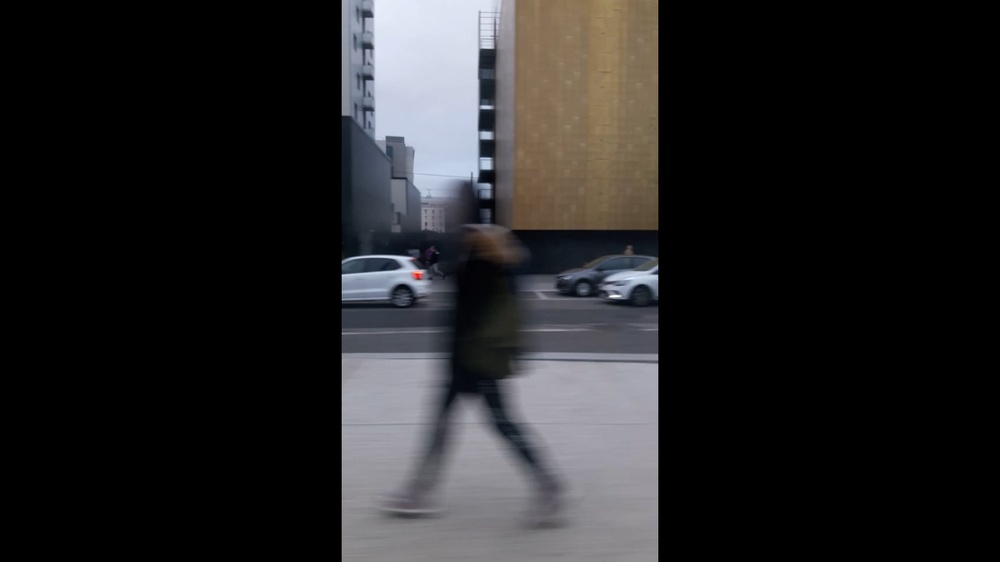
#> input picture Python_FrameFromVideo/Outputs/frame0.jpg, 1000 x 562 px, shrunk from 1920 x 1080 before the run
$ python Mosa.py
#> lines starting #> are read from the running program, lines starting #| are printed output that depends on the picture
from __future__ import print_function
import cv2
import numpy as np

MAX_FEATURES = 500
GOOD_MATCH_PERCENT = 0.15


def align_images(im1, im2):
    # Convert images to gray scale
    im1gray = cv2.cvtColor(im1, cv2.COLOR_BGR2GRAY)
    im2gray = cv2.cvtColor(im2, cv2.COLOR_BGR2GRAY)

    # Detect ORB features and compute descriptors.
    orb = cv2.ORB_create(MAX_FEATURES)
    kp1, descriptors1 = orb.detectAndCompute(im1gray, None)
    kp2, descriptors2 = orb.detectAndCompute(im2gray, None)

    # Match features.
    matcher = cv2.DescriptorMatcher_create(cv2.DESCRIPTOR_MATCHER_BRUTEFORCE_HAMMING)
    matches = matcher.match(descriptors1, descriptors2, None)

    # Sort matches by score
    matches.sort(key=lambda x: x.distance, reverse=False)

    # Remove not so good matches
    numGoodMatches = int(len(matches) * GOOD_MATCH_PERCENT)
    matches = matches[:numGoodMatches]

    # Draw top matches
    imMatches = cv2.drawMatches(im1, kp1, im2, kp2, matches, None)
    cv2.imwrite("Outputs/ResultMatches.jpg", imMatches)

    # Extract location of good matches
    points1 = np.zeros((len(matches), 2), dtype=np.float32)
    points2 = np.zeros((len(matches), 2), dtype=np.float32)

    for i, match in enumerate(matches):
        points1[i, :] = kp1[match.queryIdx].pt
        points2[i, :] = kp2[match.trainIdx].pt

    # Find homography
    h, mask = cv2.findHomography(points1, points2, cv2.RANSAC)

    # Use homography
    height, width, channels = im2.shape
    im1Reg = cv2.warpPerspective(im1, h, (width, height))

    return im1Reg, h


if __name__ == '__main__':
    # Read reference image
    refFilename = "Outputs/frame0.jpg"
    print("Reading reference image : ", refFilename)
    imReference = cv2.imread(refFilename, cv2.IMREAD_COLOR)
#> imReference is the input picture: shape (562, 1000, 3); mean B, G, R 37.3, 36.3, 36.9

    # Read image to be aligned
    imFilename = "Outputs/frame1.jpg"
    print("Reading image to align : ", imFilename);
    im = cv2.imread(imFilename, cv2.IMREAD_COLOR)
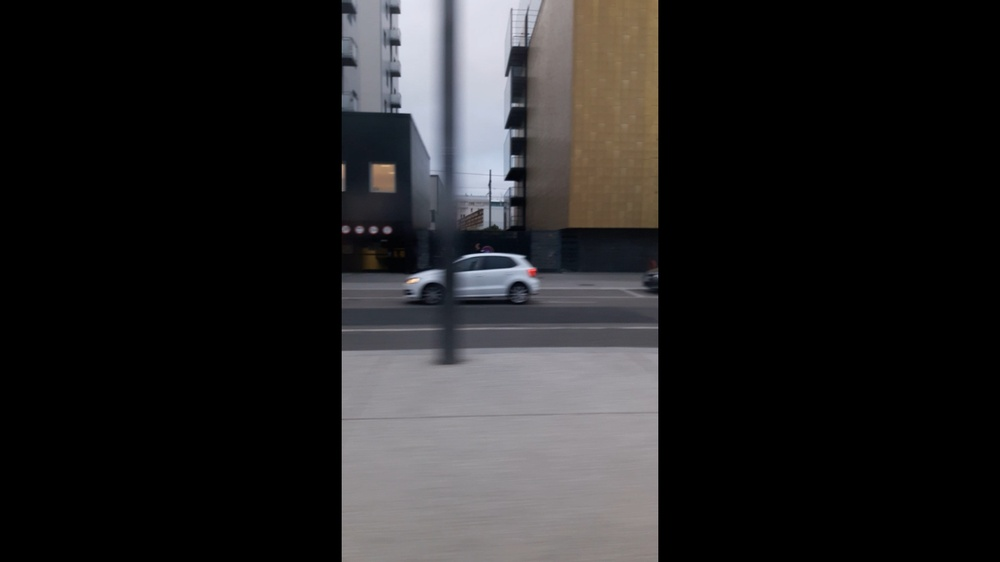
#> input picture Python_FrameFromVideo/Outputs/frame1.jpg, 1000 x 562 px, shrunk from 1920 x 1080 before the run
#> im is the input picture: shape (562, 1000, 3); mean B, G, R 36.7, 35.9, 36.8

    print("Aligning images ...")
    # Registered image will be resotred in imReg.
    # The estimated homography will be stored in h.
    imReg, h = align_images(im, imReference)
#> in align_images, `im1gray = cv2.cvtColor(im1, cv2.COLOR_BGR2GRAY)`:
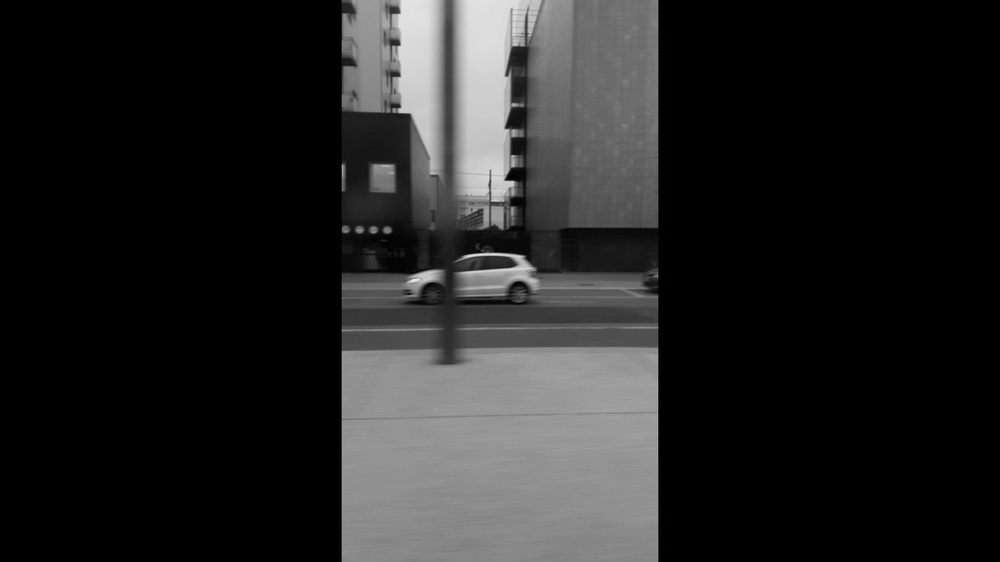
#> im1gray: shape (562, 1000); min 0, max 233, mean 36.3
#> in align_images, `im2gray = cv2.cvtColor(im2, cv2.COLOR_BGR2GRAY)`:
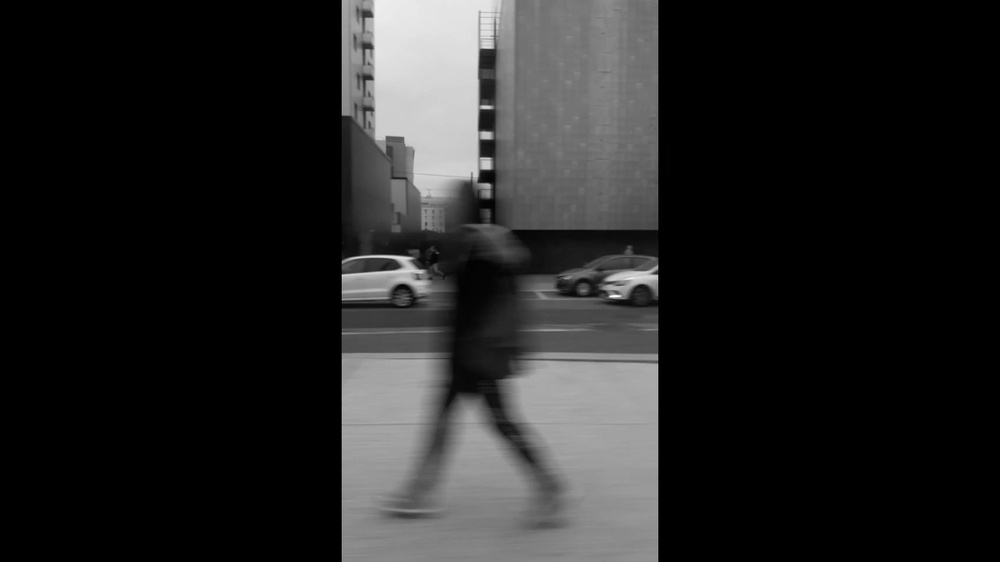
#> im2gray: shape (562, 1000); min 0, max 254, mean 36.6
#> in align_images, `kp1, descriptors1 = orb.detectAndCompute(im1gray, None)`: kp1 = 500 keypoints; strongest (x, y, size): (508, 176, 64.3), (506, 179, 31), (506, 178, 53.6), (505, 179, 44.6)
#> in align_images, `kp2, descriptors2 = orb.detectAndCompute(im2gray, None)`: kp2 = 500 keypoints; strongest (x, y, size): (649, 279, 111.1), (657, 276, 31), (342, 275, 31), (484, 134, 92.6)
#> in align_images, `matches = matcher.match(descriptors1, descriptors2, None)`: matches = 500 matches
#> (the run stopped early here; a loop or call above may not have finished)
